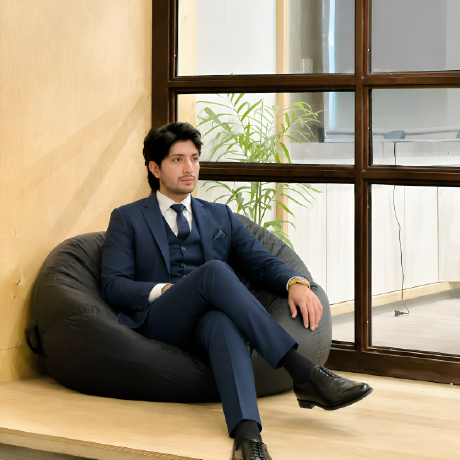
#> input picture source-photo.jpg, 460 x 460 px
$ python prep_photo_grabcut.py
#> lines starting #> are read from the running program, lines starting #| are printed output that depends on the picture
"""Prep a portrait using OpenCV grabCut (no 1GB rembg model download).

grabCut isolates the subject, local contrast is boosted (CLAHE), then the
subject is composited onto pure white so the background maps to blank in the
ASCII ramp. Output: source-prepped.png (grayscale) for make_ascii_svg.py.
"""
import sys
import os
import numpy as np
import cv2
from PIL import Image

HERE = os.path.dirname(os.path.abspath(__file__))
INP = sys.argv[1] if len(sys.argv) > 1 else os.path.join(HERE, "..", "source-photo.jpg")
OUT = sys.argv[2] if len(sys.argv) > 2 else os.path.join(HERE, "..", "source-prepped.png")

img = cv2.imread(INP)
#> img is the input picture: shape (460, 460, 3); mean B, G, R 119, 140.8, 153.2
if img is None:
    raise SystemExit(f"cannot read {INP}")
h, w = img.shape[:2]
#> h = 460; w = 460

pad = int(min(h, w) * 0.04)
#> pad = 18
rect = (pad, pad, w - 2 * pad, h - 2 * pad)
#> rect = (18, 18, 424, 424)
mask = np.zeros((h, w), np.uint8)
bgd = np.zeros((1, 65), np.float64)
fgd = np.zeros((1, 65), np.float64)
cv2.grabCut(img, mask, rect, bgd, fgd, 5, cv2.GC_INIT_WITH_RECT)

fg = np.where((mask == cv2.GC_FGD) | (mask == cv2.GC_PR_FGD), 1, 0).astype(np.uint8)
kernel = np.ones((5, 5), np.uint8)
fg = cv2.morphologyEx(fg, cv2.MORPH_OPEN, kernel)
fg = cv2.morphologyEx(fg, cv2.MORPH_CLOSE, kernel)

rgb = cv2.cvtColor(img, cv2.COLOR_BGR2RGB)
gray = cv2.cvtColor(rgb, cv2.COLOR_RGB2GRAY)
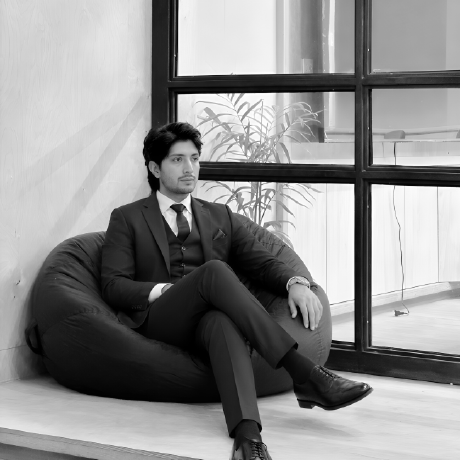
#> gray: shape (460, 460); min 0, max 255, mean 142
clahe = cv2.createCLAHE(clipLimit=2.6, tileGridSize=(8, 8))
gray = clahe.apply(gray)
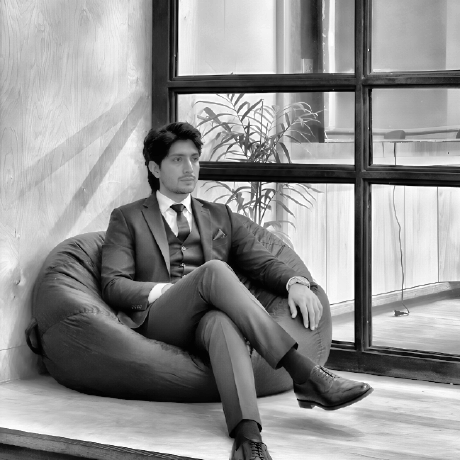
#> gray: shape (460, 460); min 1, max 255, mean 145.3
gray = cv2.convertScaleAbs(gray, alpha=1.05, beta=18)
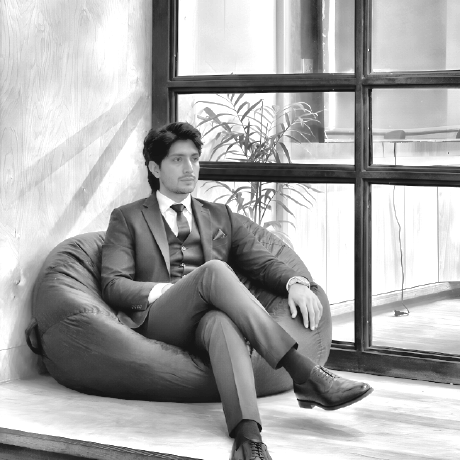
#> gray: shape (460, 460); min 19, max 255, mean 169.3

alpha = fg.astype(np.float32)
alpha = cv2.GaussianBlur(alpha, (0, 0), 3.0)
out = gray.astype(np.float32) * alpha + 255.0 * (1.0 - alpha)
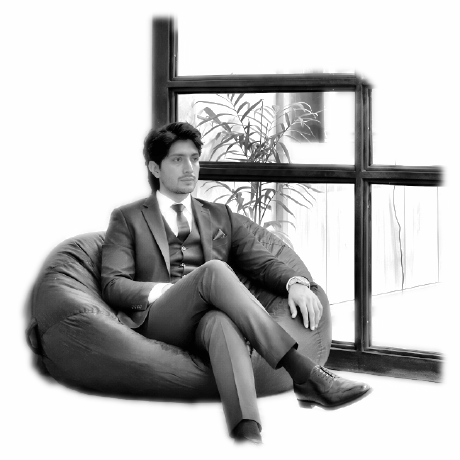
#> out: shape (460, 460) float32; min 19, max 255, mean 194.8; drawn with min black and max white
out = np.clip(out, 0, 255).astype(np.uint8)

Image.fromarray(out, mode="L").save(OUT)
print("wrote", OUT, out.shape)
#| wrote scripts/../source-prepped.png (460, 460)
